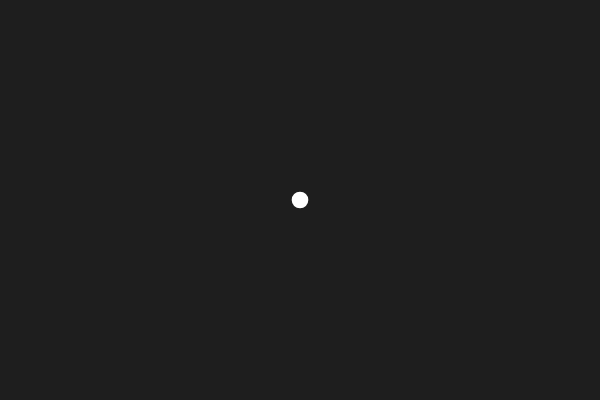
Frame 1 (no input)
Frame 60 (no input): blank canvas, image omitted
Frame 120 (the mouse pressed at the canvas centre since frame 60): blank canvas, image omitted

The p5.js sketch that drew this single still picture (run headless with seeded random() and noise() and a simulated clock; from frame 60 on, the mouse is pressed at the canvas centre):

// p5.js sketch
// ── sketch.js
let diamteter = 10;

function setup() {
    // Runs once
    createCanvas(600, 400); // width, height
}

function draw() {
    // Runs every frame (default ~60 fps)
    background(30);
    
    // this speed can be anything, but we are trying to reach 
    // the height in a second (since this runs at ~60fps)
    let speed = height / 60;

    // since this runs on every frame, we just need to update
    // any variable here
    diamteter += speed;
    if (diamteter > height) {
        diamteter = 0;
    } 

    //circle
    noStroke();
    fill(255);
    circle(width/2, height/2, diamteter);
}
